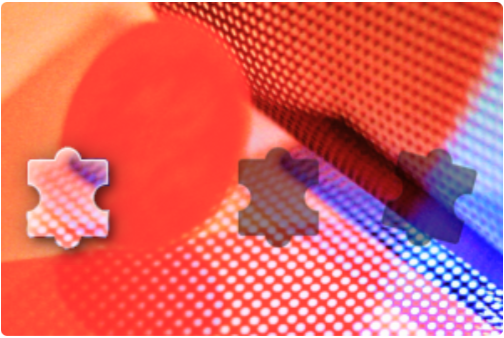
#> input picture today_downloads/empty_target_canvas.png, 504 x 338 px
$ python inspect_empty.py
#> lines starting #> are read from the running program, lines starting #| are printed output that depends on the picture; after the words box and inside, x2 and y2 are one past the last pixel; in counts of white or black regions, pixels touching at a corner belong together; long printed decimals are rounded
import cv2, numpy as np

img = cv2.imread('empty_target_canvas.png')
#> img is the input picture: shape (338, 504, 3); mean B, G, R 99.7, 99, 220.3
ch, cw, _ = img.shape
#> ch = 338; cw = 504
print(f"Canvas size: {cw}x{ch}")
#| Canvas size: 504x338

hsv = cv2.cvtColor(img, cv2.COLOR_BGR2HSV)
#> hsv: shape (338, 504, 3); mean H, S, V 42.4, 166, 231.9
v = hsv[:, :, 2]
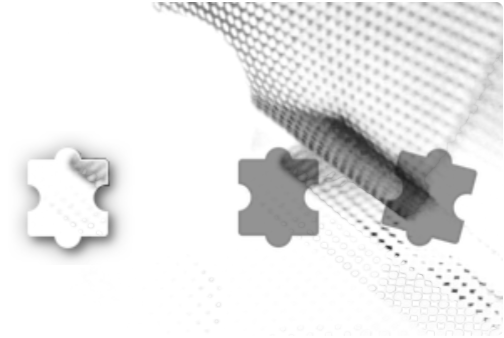
#> v: shape (338, 504); min 30, max 255, mean 231.9
mean_v = np.mean(v)
#> mean_v = 231.9
print(f"Mean V: {mean_v}")
#| Mean V: 231.861

# Let's inspect all contours across various thresholds
for pct in [0.60, 0.65, 0.70, 0.75, 0.80, 0.85]:
    thresh_val = int(mean_v * pct)
    _, dark = cv2.threshold(v, thresh_val, 255, cv2.THRESH_BINARY_INV)
    contours, _ = cv2.findContours(dark, cv2.RETR_EXTERNAL, cv2.CHAIN_APPROX_SIMPLE)
    print(f"\n--- Pct {pct} (Thresh {thresh_val}) ---")
    for c in contours:
        x, y, w, h = cv2.boundingRect(c)
        if w > 30 and h > 30:
            print(f"x={x}, y={y}, w={w}, h={h}, aspect={w/h:.2f}, center_x={x + w//2}, Target Knob X: {149 + x + w//2}")
#> this loop made 6 passes
#> thresh_val on passes 1 to 6: 139, 150, 162, 173, 185, 197
#| --- Pct 0.6 (Thresh 139) ---
#| --- Pct 0.65 (Thresh 150) ---
#| --- Pct 0.7 (Thresh 162) ---
#| --- Pct 0.75 (Thresh 173) ---
#| --- Pct 0.8 (Thresh 185) ---
#| --- Pct 0.85 (Thresh 197) ---
#> pass 1, `_, dark = cv2.threshold(v, thresh_val, 255, cv2.THRESH_BINARY_INV)`:
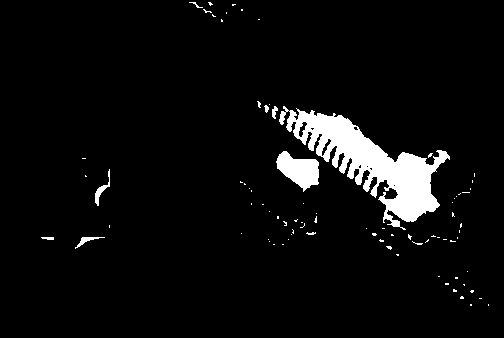
#> dark: shape (338, 504); 5.1% white; 83 white regions (74 under 20 px), largest, box (x1, y1, x2, y2) and area: (279, 106, 450, 230) 6851, (276, 151, 319, 192) 1033, (95, 169, 110, 206) 138
#> pass 2, `_, dark = cv2.threshold(v, thresh_val, 255, cv2.THRESH_BINARY_INV)`:
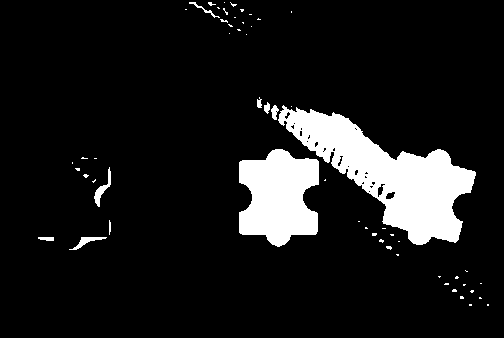
#> dark: shape (338, 504); 10.3% white; 57 white regions (47 under 20 px), largest, box (x1, y1, x2, y2) and area: (278, 105, 476, 245) 10843, (239, 149, 319, 247) 5806, (94, 167, 111, 207) 192
#> pass 3, `_, dark = cv2.threshold(v, thresh_val, 255, cv2.THRESH_BINARY_INV)`:
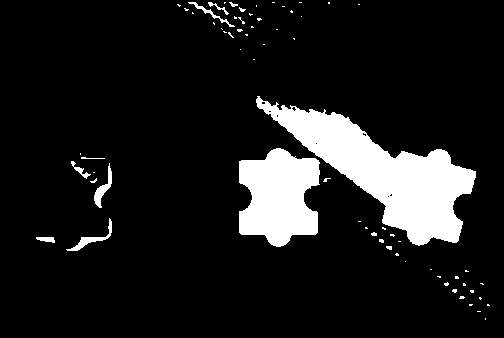
#> dark: shape (338, 504); 11.1% white; 68 white regions (57 under 20 px), largest, box (x1, y1, x2, y2) and area: (256, 96, 476, 246) 11689, (239, 148, 320, 247) 5911, (66, 218, 112, 251) 270
#> after the loop:
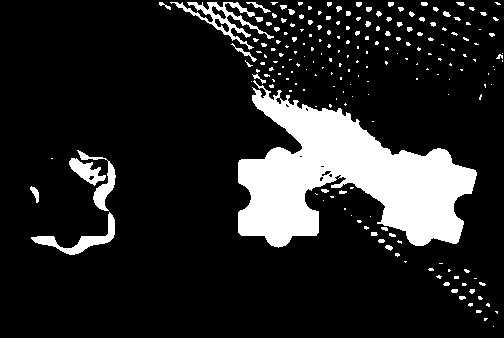
#> dark: shape (338, 504); 14.7% white; 204 white regions (154 under 20 px), largest, box (x1, y1, x2, y2) and area: (238, 80, 477, 248) 19587, (170, 2, 274, 50) 1056, (31, 212, 115, 255) 825
